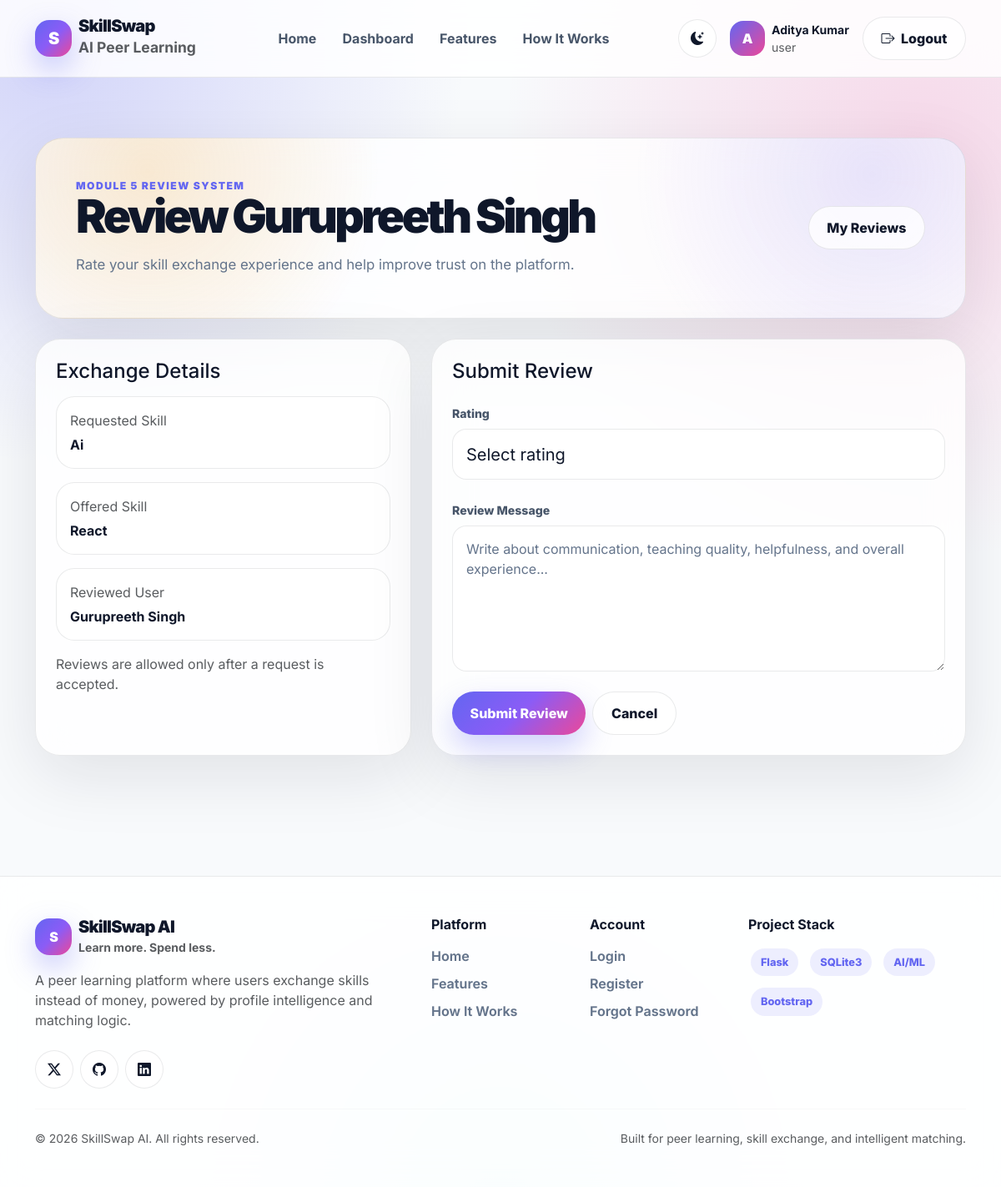
/review/2 (signed in), run on the app's committed database.
### app.py (models this page shows)
class User(db.Model):
    id = db.Column(db.Integer, primary_key=True)
    full_name = db.Column(db.String(120), nullable=False)
    email = db.Column(db.String(150), unique=True, nullable=False)
    password = db.Column(db.String(255), nullable=False)
    role = db.Column(db.String(50), default="user")
    skills_offered = db.Column(db.String(255), default="")
    skills_wanted = db.Column(db.String(255), default="")
    reset_token = db.Column(db.String(255), nullable=True)
    created_at = db.Column(db.DateTime, default=datetime.utcnow)

class SkillExchangeRequest(db.Model):
    id = db.Column(db.Integer, primary_key=True)
    sender_id = db.Column(db.Integer, db.ForeignKey("user.id"), nullable=False)
    receiver_id = db.Column(db.Integer, db.ForeignKey("user.id"), nullable=False)
    requested_skill = db.Column(db.String(150), nullable=False)
    offered_skill = db.Column(db.String(150), nullable=False)
    message = db.Column(db.Text, nullable=True)
    status = db.Column(db.String(50), default="pending")
    created_at = db.Column(db.DateTime, default=datetime.utcnow)
    responded_at = db.Column(db.DateTime, nullable=True)
    sender = db.relationship("User", foreign_keys=[sender_id], backref="sent_requests")
    receiver = db.relationship("User", foreign_keys=[receiver_id], backref="received_requests")

### app.py (the view, shortened to what this page needs)
@app.route("/review/<int:request_id>", methods=["GET", "POST"])
def add_review(request_id):
    if not login_required():
        flash("Please login first.", "danger")
        return redirect(url_for("login"))
    user = get_logged_user()
    exchange_request = SkillExchangeRequest.query.get_or_404(request_id)
    if not user_can_access_request(exchange_request, user.id):
        flash("You do not have access to review this exchange.", "danger")
        return redirect(url_for("my_requests"))
    if exchange_request.status != "accepted":
        flash("You can review only accepted exchanges.", "warning")
        return redirect(url_for("my_requests"))
    if has_user_reviewed_request(exchange_request.id, user.id):
        flash("You already reviewed this exchange.", "warning")
        return redirect(url_for("my_reviews"))
    reviewed_user = get_other_user_for_request(exchange_request, user.id)
    return render_template(
        "add_review.html",
        user=user,
        exchange_request=exchange_request,
        reviewed_user=reviewed_user
    )

### app.py (called while the page is built)
def login_required():
    return "user_id" in session

def get_logged_user():
    if "user_id" in session:
        return User.query.get(session["user_id"])
    return None

def get_other_user_for_request(exchange_request, current_user_id):
    if exchange_request.sender_id == current_user_id:
        return exchange_request.receiver
    return exchange_request.sender

def user_can_access_request(exchange_request, user_id):
    return exchange_request.sender_id == user_id or exchange_request.receiver_id == user_id

def has_user_reviewed_request(request_id, reviewer_id):
    existing_review = SkillReview.query.filter_by(
        request_id=request_id,
        reviewer_id=reviewer_id
    ).first()
    return existing_review is not None

### templates/add_review.html (shortened to what this page needs)
{% extends "base.html" %}
{% block content %}
<section class="review-page-section">
  <div class="container">
    <div class="review-hero-card mb-4">
      <div class="d-flex flex-column flex-lg-row justify-content-between align-items-lg-center gap-3">
        <div>
          <div class="section-eyebrow">Module 5 Review System</div>
          <h1 class="review-title">Review {{ reviewed_user.full_name }}</h1>
          <p class="section-subtitle mb-0">
            Rate your skill exchange experience and help improve trust on the platform.
          </p>
        </div>
        <a href="{{ url_for('my_reviews') }}" class="premium-btn premium-btn-soft">
          My Reviews
        </a>
      </div>
    </div>
    <div class="row g-4">
      <div class="col-lg-5">
        <div class="review-panel h-100">
          <h4 class="fw-black mb-3">Exchange Details</h4>
          <div class="review-detail-box mb-3">
            <span class="text-muted">Requested Skill</span>
            <strong>{{ exchange_request.requested_skill }}</strong>
          </div>
          <div class="review-detail-box mb-3">
            <span class="text-muted">Offered Skill</span>
            <strong>{{ exchange_request.offered_skill }}</strong>
          </div>
          <div class="review-detail-box mb-3">
            <span class="text-muted">Reviewed User</span>
            <strong>{{ reviewed_user.full_name }}</strong>
          </div>
          <p class="text-muted mb-0">
            Reviews are allowed only after a request is accepted.
          </p>
        </div>
      </div>
      <div class="col-lg-7">
        <div class="review-panel">
          <h4 class="fw-black mb-4">Submit Review</h4>
          <form method="POST">
            <div class="mb-4">
              <label class="form-label">Rating</label>
              <select name="rating" class="form-select form-select-lg" required>
                <option value="">Select rating</option>
              </select>
            </div>
            <div class="mb-4">
              <label class="form-label">Review Message</label>
              <textarea
                name="review_text"
                class="form-control"
                rows="6"
                placeholder="Write about communication, teaching quality, helpfulness, and overall experience..."
              ></textarea>
            </div>
            <div class="d-flex gap-2 flex-wrap">
              <button type="submit" class="premium-btn premium-btn-primary">
                Submit Review
              </button>
              <a href="{{ url_for('my_requests') }}" class="premium-btn premium-btn-soft">
                Cancel
              </a>
            </div>
          </form>
        </div>
      </div>
    </div>
  </div>
</section>
{% endblock %}

### templates/base.html (shortened to what this page needs)
<!DOCTYPE html>
<html lang="en" data-theme="light">
<head>
  <link href="https://cdn.jsdelivr.net/npm/bootstrap@5.3.3/dist/css/bootstrap.min.css" rel="stylesheet">
  <link href="https://cdn.jsdelivr.net/npm/bootstrap-icons@1.11.3/font/bootstrap-icons.css" rel="stylesheet">
  <link rel="stylesheet" href="{{ url_for('static', filename='css/style.css') }}">
</head>
<body>
<div class="app-shell">
  <nav class="navbar navbar-expand-lg modern-navbar sticky-top py-3">
    <div class="container">
      <a href="{{ url_for('home') }}" class="navbar-brand d-flex align-items-center gap-2">
        <span class="brand-logo">S</span>
        <span>
          <span class="brand-title d-block lh-1">SkillSwap</span>
          <small class="text-muted fw-bold">AI Peer Learning</small>
        </span>
      </a>
      <div class="collapse navbar-collapse" id="mainNav">
        <ul class="navbar-nav mx-auto gap-lg-1">
          <li class="nav-item"><a class="nav-link" href="{{ url_for('home') }}">Home</a></li>
          {% if session.get("user_id") %}
            {% if session.get("role") == "superadmin" %}
              <li class="nav-item"><a class="nav-link" href="{{ url_for('superadmin_dashboard') }}">Superadmin</a></li>
            {% else %}
              <li class="nav-item"><a class="nav-link" href="{{ url_for('user_dashboard') }}">Dashboard</a></li>
            {% endif %}
          {% endif %}
          <li class="nav-item"><a class="nav-link" href="{{ url_for('home') }}#features">Features</a></li>
          <li class="nav-item"><a class="nav-link" href="{{ url_for('home') }}#how-it-works">How It Works</a></li>
        </ul>
        <div class="d-flex align-items-center gap-2 flex-wrap">
          <button class="theme-toggle" type="button" onclick="toggleSkillSwapTheme()" title="Toggle theme">
            <i data-theme-icon class="bi bi-moon-stars-fill"></i>
          </button>
          {% if session.get("user_id") %}
            <div class="d-none d-lg-flex align-items-center gap-2 px-2">
              <span class="avatar">{{ session.get("full_name", "U")[0] }}</span>
              <div>
                <div class="fw-bold small">{{ session.get("full_name", "User") }}</div>
                <div class="text-muted small">{{ session.get("role", "user") }}</div>
              </div>
            </div>
            <a href="{{ url_for('logout') }}" class="premium-btn premium-btn-soft">
              <i class="bi bi-box-arrow-right me-1"></i> Logout
            </a>
          {% else %}
            <a href="{{ url_for('login') }}" class="premium-btn premium-btn-soft">Login</a>
            <a href="{{ url_for('register') }}" class="premium-btn premium-btn-primary">Join Free</a>
          {% endif %}
        </div>
      </div>
    </div>
  </nav>
  <main class="main-content">
    {% block content %}{% endblock %}
  </main>
  <footer class="footer py-5">
    <div class="container">
      <div class="row g-4">
        <div class="col-lg-5">
          <div class="d-flex align-items-center gap-2 mb-3">
            <span class="brand-logo">S</span>
            <div>
              <h5 class="fw-black mb-0 brand-title">SkillSwap AI</h5>
              <small class="text-muted fw-bold">Learn more. Spend less.</small>
            </div>
          </div>
          <p class="text-muted mb-4" style="max-width: 430px;">
            A peer learning platform where users exchange skills instead of money, powered by profile intelligence and matching logic.
          </p>
          <div class="d-flex gap-2">
            <span class="theme-toggle"><i class="bi bi-twitter-x"></i></span>
            <span class="theme-toggle"><i class="bi bi-github"></i></span>
            <span class="theme-toggle"><i class="bi bi-linkedin"></i></span>
          </div>
        </div>
        <div class="col-6 col-lg-2">
          <h6 class="fw-bold mb-3">Platform</h6>
          <a class="footer-link" href="{{ url_for('home') }}">Home</a>
          <a class="footer-link" href="{{ url_for('home') }}#features">Features</a>
          <a class="footer-link" href="{{ url_for('home') }}#how-it-works">How It Works</a>
        </div>
        <div class="col-6 col-lg-2">
          <h6 class="fw-bold mb-3">Account</h6>
          <a class="footer-link" href="{{ url_for('login') }}">Login</a>
          <a class="footer-link" href="{{ url_for('register') }}">Register</a>
          <a class="footer-link" href="{{ url_for('forgot_password') }}">Forgot Password</a>
        </div>
        <div class="col-lg-3">
          <h6 class="fw-bold mb-3">Project Stack</h6>
          <div class="d-flex flex-wrap gap-2">
            <span class="skill-pill">Flask</span>
            <span class="skill-pill">SQLite3</span>
            <span class="skill-pill">AI/ML</span>
            <span class="skill-pill">Bootstrap</span>
          </div>
        </div>
      </div>
      <hr class="my-4" style="border-color: var(--border-soft);">
      <div class="d-flex flex-column flex-md-row justify-content-between gap-2 text-muted small">
        <span>© 2026 SkillSwap AI. All rights reserved.</span>
        <span>Built for peer learning, skill exchange, and intelligent matching.</span>
      </div>
    </div>
  </footer>
</div>
</body>
</html>

### data on the page
User: get "Aditya Kumar"
User: full_name "Gurupreeth Singh"
SkillExchangeRequest: requested_skill "Ai", offered_skill "React"

### other printed values
{{ session.get("full_name", "U")[0] }} "A"
{{ session.get("role", "user") }} "user"
